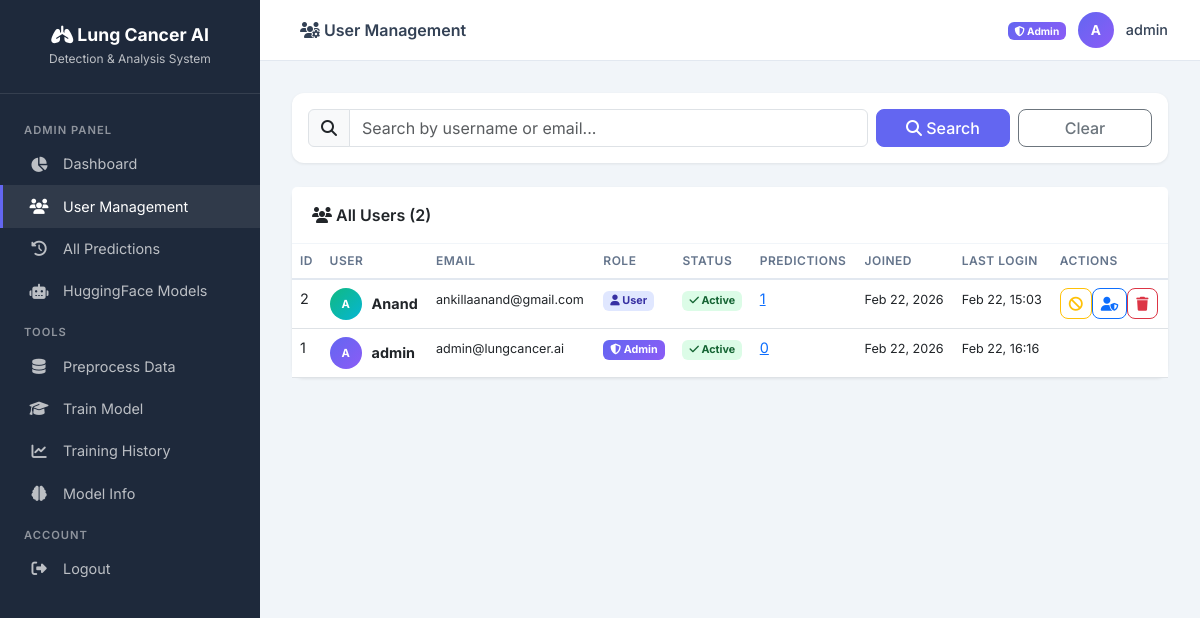
Page /admin/users (signed in) on the committed database.
### database.py (models this page shows, shortened)
class User(UserMixin, db.Model):
    __tablename__ = 'users'
    id = db.Column(db.Integer, primary_key=True)
    username = db.Column(db.String(80), unique=True, nullable=False)
    email = db.Column(db.String(120), unique=True, nullable=False)
    password_hash = db.Column(db.String(256), nullable=False)
    role = db.Column(db.String(20), default='user')  # 'admin' or 'user'
    is_active_user = db.Column(db.Boolean, default=True)
    created_at = db.Column(db.DateTime, default=datetime.utcnow)
    last_login = db.Column(db.DateTime, nullable=True)
    predictions = db.relationship('PredictionHistory', backref='user', lazy=True,
                                  order_by='PredictionHistory.created_at.desc()')
    @property
    def is_admin(self):
        return self.role == 'admin'

### admin_dashboard.py (the view, shortened to what this page needs)
@admin_bp.route('/users')
@admin_required
def users():
    page = request.args.get('page', 1, type=int)
    search = request.args.get('search', '')
    query = User.query
    users_paginated = query.order_by(User.created_at.desc())\
        .paginate(page=page, per_page=15, error_out=False)
    return render_template('admin/users.html', users=users_paginated, search=search)

### admin_dashboard.py (called while the page is built)
def admin_required(f):
    @wraps(f)
    @login_required
    def decorated_function(*args, **kwargs):
        if not current_user.is_admin:
            flash('Admin access required.', 'danger')
            return redirect(url_for('user.dashboard'))
        return f(*args, **kwargs)
    return decorated_function

### app.py (called while the page is built)
@login_manager.user_loader
def load_user(user_id):
    return User.query.get(int(user_id))

### templates/admin/users.html (shortened to what this page needs)
{% extends 'dashboard_base.html' %}
{% block page_title %}<i class="fas fa-users-cog"></i> User Management{% endblock %}
{% block content %}
<div class="card mb-4">
  <div class="card-body">
    <form method="GET" action="{{ url_for('admin.users') }}" class="row g-2 align-items-center">
      <div class="col-md-8">
        <div class="input-group">
          <span class="input-group-text"><i class="fas fa-search"></i></span>
          <input type="text" name="search" class="form-control" placeholder="Search by username or email..." value="{{ search }}">
        </div>
      </div>
      <div class="col-md-2">
        <button type="submit" class="btn btn-primary w-100"><i class="fas fa-search"></i> Search</button>
      </div>
      <div class="col-md-2">
        <a href="{{ url_for('admin.users') }}" class="btn btn-outline-secondary w-100">Clear</a>
      </div>
    </form>
  </div>
</div>
<div class="card">
  <div class="card-header"><i class="fas fa-users"></i> All Users ({{ users.total }})</div>
  <div class="card-body p-0">
    <table class="table table-hover mb-0">
      <thead>
        <tr>
          <th>ID</th>
          <th>User</th>
          <th>Email</th>
          <th>Role</th>
          <th>Status</th>
          <th>Predictions</th>
          <th>Joined</th>
          <th>Last Login</th>
          <th>Actions</th>
        </tr>
      </thead>
      <tbody>
        {% for u in users.items %}
        <tr>
          <td>{{ u.id }}</td>
          <td>
            <div class="d-flex align-items-center">
              <div style="width:32px;height:32px;background:{% if u.is_admin %}var(--gradient-primary){% else %}var(--gradient-success){% endif %};border-radius:50%;display:flex;align-items:center;justify-content:center;color:white;font-weight:700;font-size:0.7rem;margin-right:10px;">
                {{ u.username[0]|upper }}
              </div>
              <strong>{{ u.username }}</strong>
            </div>
          </td>
          <td><small>{{ u.email }}</small></td>
          <td>
            {% if u.is_admin %}
              <span class="badge badge-admin"><i class="fas fa-shield-alt"></i> Admin</span>
            {% else %}
              <span class="badge badge-user-role"><i class="fas fa-user"></i> User</span>
            {% endif %}
          </td>
          <td>
            {% if u.is_active_user %}
              <span class="badge badge-active"><i class="fas fa-check"></i> Active</span>
            {% else %}
              <span class="badge badge-inactive"><i class="fas fa-ban"></i> Inactive</span>
            {% endif %}
          </td>
          <td>
            <a href="{{ url_for('admin.user_predictions', user_id=u.id) }}">
              {{ u.predictions|length }}
            </a>
          </td>
          <td><small>{{ u.created_at.strftime('%b %d, %Y') }}</small></td>
          <td><small>{{ u.last_login.strftime('%b %d, %H:%M') if u.last_login else 'Never' }}</small></td>
          <td>
            <div class="btn-group btn-group-sm">
              {% if u.id != current_user.id %}
              <form method="POST" action="{{ url_for('admin.toggle_user_status', user_id=u.id) }}" style="display:inline;">
                <button type="submit" class="btn btn-sm {% if u.is_active_user %}btn-outline-warning{% else %}btn-outline-success{% endif %}" title="{% if u.is_active_user %}Deactivate{% else %}Activate{% endif %}">
                  <i class="fas {% if u.is_active_user %}fa-ban{% else %}fa-check{% endif %}"></i>
                </button>
              </form>
              {% endif %}
              {% if u.id != current_user.id %}
                {% if u.is_admin %}
                <form method="POST" action="{{ url_for('admin.remove_admin', user_id=u.id) }}" style="display:inline;">
                  <button type="submit" class="btn btn-sm btn-outline-secondary" title="Remove Admin">
                    <i class="fas fa-user-minus"></i>
                  </button>
                </form>
                {% else %}
                <form method="POST" action="{{ url_for('admin.make_admin', user_id=u.id) }}" style="display:inline;">
                  <button type="submit" class="btn btn-sm btn-outline-primary" title="Make Admin">
                    <i class="fas fa-user-shield"></i>
                  </button>
                </form>
                {% endif %}
              {% endif %}
              {% if u.id != current_user.id %}
              <form method="POST" action="{{ url_for('admin.delete_user', user_id=u.id) }}" style="display:inline;" onsubmit="return confirm('Delete user {{ u.username }} and all their data?');">
                <button type="submit" class="btn btn-sm btn-outline-danger" title="Delete User">
                  <i class="fas fa-trash"></i>
                </button>
              </form>
              {% endif %}
            </div>
          </td>
        </tr>
        {% endfor %}
      </tbody>
    </table>
  </div>
</div>
{% endblock %}

### templates/dashboard_base.html (shortened to what this page needs)
<!doctype html>
<html lang="en">
  <head>
    <link href="https://cdn.jsdelivr.net/npm/bootstrap@5.3.0/dist/css/bootstrap.min.css" rel="stylesheet">
    <link href="https://cdnjs.cloudflare.com/ajax/libs/font-awesome/6.4.0/css/all.min.css" rel="stylesheet">
  </head>
  <body>
    <div class="sidebar" id="sidebar">
      <div class="sidebar-brand">
        <h4><i class="fas fa-lungs"></i> Lung Cancer AI</h4>
        <small>Detection & Analysis System</small>
      </div>
      <nav class="sidebar-nav">
        {% if current_user.is_authenticated and current_user.is_admin %}
          <div class="nav-section">Admin Panel</div>
          <a href="{{ url_for('admin.dashboard') }}" class="{% if request.endpoint == 'admin.dashboard' %}active{% endif %}">
            <i class="fas fa-chart-pie"></i> Dashboard
          </a>
          <a href="{{ url_for('admin.users') }}" class="{% if 'admin.user' in request.endpoint|default('') %}active{% endif %}">
            <i class="fas fa-users"></i> User Management
          </a>
          <a href="{{ url_for('admin.all_predictions') }}" class="{% if request.endpoint == 'admin.all_predictions' %}active{% endif %}">
            <i class="fas fa-history"></i> All Predictions
          </a>
          <a href="{{ url_for('admin.models') }}" class="{% if 'admin.model' in request.endpoint|default('') %}active{% endif %}">
            <i class="fas fa-robot"></i> HuggingFace Models
          </a>
          <div class="nav-section">Tools</div>
          <a href="{{ url_for('preprocess_page') }}"><i class="fas fa-database"></i> Preprocess Data</a>
          <a href="{{ url_for('train') }}"><i class="fas fa-graduation-cap"></i> Train Model</a>
          <a href="{{ url_for('history') }}"><i class="fas fa-chart-line"></i> Training History</a>
          <a href="{{ url_for('model_info') }}"><i class="fas fa-brain"></i> Model Info</a>
        {% endif %}
        {% if current_user.is_authenticated %}
          <div class="nav-section">Account</div>
          <a href="{{ url_for('auth.logout') }}"><i class="fas fa-sign-out-alt"></i> Logout</a>
        {% endif %}
      </nav>
    </div>
    <div class="main-content">
      <div class="top-bar">
        <div>
          <span class="ms-2 fw-600" style="font-weight:600;">
            {% block page_title %}Dashboard{% endblock %}
          </span>
        </div>
        <div class="user-info">
          {% if current_user.is_authenticated %}
            <span class="text-muted" style="font-size:0.85rem;">
              {% if current_user.is_admin %}
                <span class="badge badge-admin"><i class="fas fa-shield-alt"></i> Admin</span>
              {% else %}
                <span class="badge badge-user-role"><i class="fas fa-user"></i> User</span>
              {% endif %}
            </span>
            <div class="user-avatar">{{ current_user.username[0]|upper }}</div>
            <span style="font-weight:500; font-size:0.9rem;">{{ current_user.username }}</span>
          {% endif %}
        </div>
      </div>
      <div class="content-area fade-in">
        {% block content %}{% endblock %}
      </div>
    </div>
  </body>
</html>

### templates/dashboard_base.html (style rules this page uses)
:root { --primary: #6366f1; --primary-dark: #4f46e5; --secondary: #ec4899; --success: #10b981; --warning: #f59e0b; --danger: #ef4444; --info: #3b82f6; --dark: #1e293b; --sidebar-width: 260px; --gradient-primary: linear-gradient(135deg, #6366f1 0%, #8b5cf6 100%); --gradient-danger: linear-gradient(135deg, #ef4444 0%, #f97316 100%); --gradient-success: linear-gradient(135deg, #10b981 0%, #06b6d4 100%); --gradient-warning: linear-gradient(135deg, #f59e0b 0%, #eab308 100%); --gradient-info: linear-gradient(135deg, #3b82f6 0%, #6366f1 100%); }
* { box-sizing: border-box; margin: 0; padding: 0; }
body { font-family: 'Inter', sans-serif; background: #f1f5f9; color: #334155; min-height: 100vh; }
.sidebar { position: fixed; top: 0; left: 0; width: var(--sidebar-width); height: 100vh; background: var(--dark); color: white; z-index: 1000; transition: transform 0.3s; overflow-y: auto; }
.sidebar-brand { padding: 1.5rem; text-align: center; border-bottom: 1px solid rgba(255,255,255,0.1); }
.sidebar-brand h4 { font-weight: 700; font-size: 1.1rem; margin: 0; }
.sidebar-brand small { opacity: 0.7; font-size: 0.75rem; }
.sidebar-nav { padding: 1rem 0; }
.sidebar-nav .nav-section { font-size: 0.7rem; text-transform: uppercase; letter-spacing: 1px; padding: 0.75rem 1.5rem 0.25rem; opacity: 0.5; font-weight: 600; }
.sidebar-nav a { display: flex; align-items: center; padding: 0.65rem 1.5rem; color: rgba(255,255,255,0.7); text-decoration: none; font-size: 0.9rem; transition: all 0.2s; border-left: 3px solid transparent; }
.sidebar-nav a:hover, .sidebar-nav a.active { color: white; background: rgba(255,255,255,0.08); border-left-color: var(--primary); }
.sidebar-nav a i { width: 24px; margin-right: 12px; text-align: center; font-size: 0.95rem; }
.main-content { margin-left: var(--sidebar-width); min-height: 100vh; }
.top-bar { background: white; padding: 0.75rem 2rem; border-bottom: 1px solid #e2e8f0; display: flex; justify-content: space-between; align-items: center; position: sticky; top: 0; z-index: 500; }
.top-bar .user-info { display: flex; align-items: center; gap: 12px; }
.top-bar .user-avatar { width: 36px; height: 36px; border-radius: 50%; background: var(--gradient-primary); display: flex; align-items: center; justify-content: center; color: white; font-weight: 700; font-size: 0.85rem; }
.content-area { padding: 2rem; }
.card { border: none; border-radius: 12px; box-shadow: 0 1px 3px rgba(0,0,0,0.08); transition: box-shadow 0.3s; }
.card-header { background: white; border-bottom: 1px solid #f1f5f9; font-weight: 600; padding: 1rem 1.25rem; }
.btn { border-radius: 8px; font-weight: 500; }
.btn-primary { background: var(--primary); border-color: var(--primary); }
.table { font-size: 0.9rem; }
.table th { font-weight: 600; text-transform: uppercase; font-size: 0.75rem; letter-spacing: 0.5px; color: #64748b; border-bottom: 2px solid #e2e8f0; }
.badge-admin { background: var(--gradient-primary); color: white; }
.badge-user-role { background: #e0e7ff; color: #3730a3; }
.badge-active { background: #dcfce7; color: #166534; }
.fade-in { animation: fadeIn 0.5s ease-in; }

### rows in the picture
User: username "A", username "admin", id "1", email "admin@lungcancer.ai", role "admin" (drawn), is_active_user True (drawn), predictions|length "0", created_at "Feb 22, 2026", last_login "Feb 22, 16:16"
User: id "2", username "A", username "Anand", email "ankillaanand@gmail.com", role "user" (drawn), is_active_user True (drawn), predictions|length "1", created_at "Feb 22, 2026", last_login "Feb 22, 15:03"

### other values in the picture
{{ users.total }} "2"
